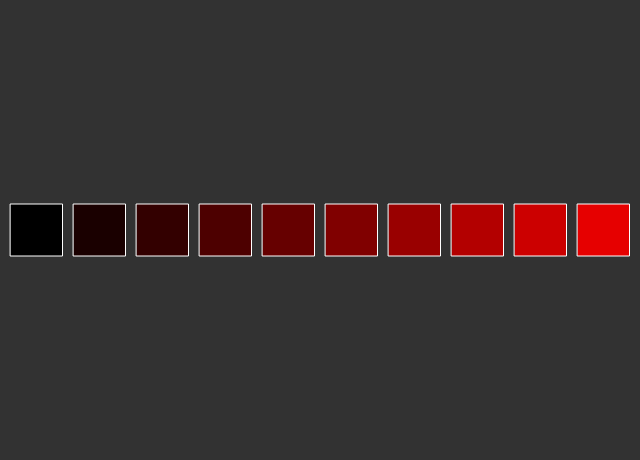
Frame 1 (no input)
Frame 2 (the mouse pressed at the canvas centre, redrawn once): identical to frame 1, image omitted

The p5.js sketch that drew this single still picture (run headless with seeded random() and noise() and a simulated clock; the mouse was pressed at the canvas centre and the sketch redrawn once):

// p5.js sketch
// ── sketch.js
function setup() {
	// create a place to draw (resclaed the background)
	createCanvas(640, 460);
	noStroke();
	noLoop();
}

function draw() {
	// set a background color for challenge 1 color
	background(50, 50, 50);

  // give a loop condition for 10 times for 10 square
	for(var i = 0; i < 10; i++){

  //give a white stroke attribute to the square
	strokeWeight(1);
  stroke(255,255,255);

	//give a fill color [ black to red spectrum - (255 / 10 = 25.5  )]
	fill(25.5*i,0,0);

	//draw 10 squares using loop
	rect(10.5+63*i,204,52,52);
}













	}
